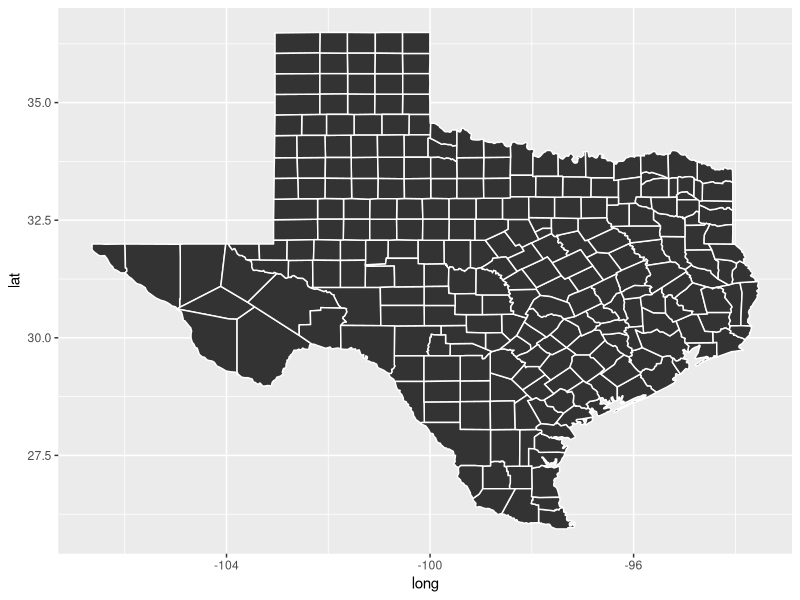

Write the R code that produced this figure.
library(broom)


### Name: tidy.map
### Title: Tidy a(n) map object
### Aliases: tidy.map maps_tidiers

### ** Examples


if (require("maps") && require("ggplot2")) {
    
    library(maps)
    library(ggplot2)

    ca <- map("county", "ca", plot = FALSE, fill = TRUE)
    tidy(ca)
    qplot(long, lat, data = ca, geom = "polygon", group = group)

    tx <- map("county", "texas", plot = FALSE, fill = TRUE)
    tidy(tx)
    qplot(long, lat, data = tx, geom = "polygon", group = group,
          colour = I("white"))
}
